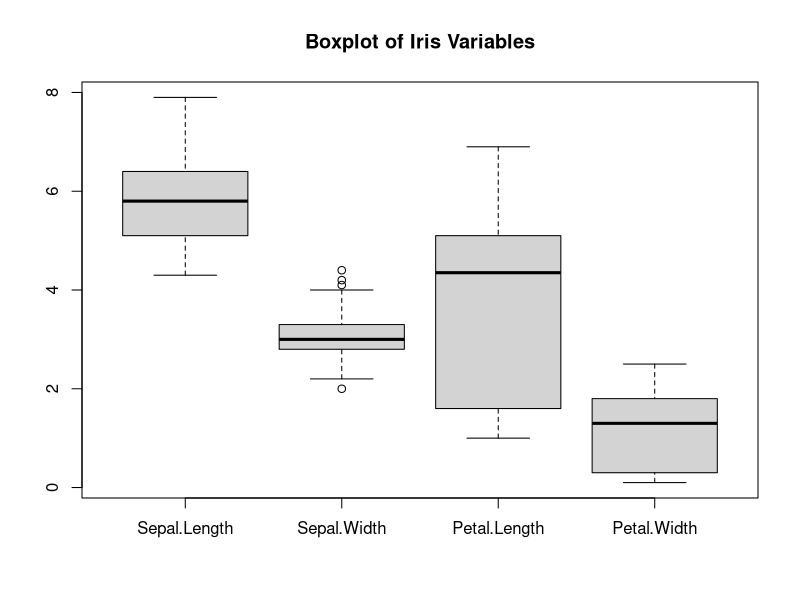
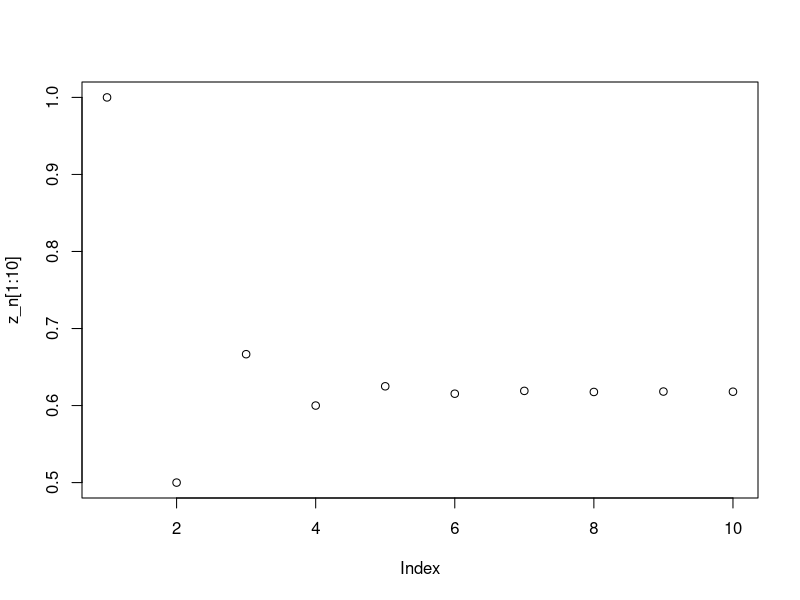

Write R code to recreate these figures, in order.
## ---- chunk 1
knitr::opts_chunk$set(echo = TRUE)
## ---- chunk 2
data(iris)
iris
help(iris)

colnames(iris)
rownames(iris)

iris [10,]
iris[,3]
iris$Petal.Length
subset_data = iris[10:20, 1:2]
subset_data
species_names = iris$Species
## ---- chunk 3
iris[10,]
## ---- chunk 4
#num of samples
num_rows = nrow(iris)
num_rows
#num of species
unique(iris$Species)
## ---- chunk 5
summary(iris)
sd_cols = apply(iris[,1:4], 2, sd)
sd_rows = apply(iris[,1:4], 1, sd)
boxplot(iris[, 1:4], main = "Boxplot of Iris Variables")
## ---- chunk 6
#standard deviation
stdev = sd(iris$Sepal.Length)
stdev

#5 num summary
sub_sum = summary(subset_data)
print(sub_sum)
sub_set = iris[10:20, "Sepal.Length"]
standard_deviation = sd(sub_set)
print(standard_deviation)
## ---- chunk 7
atomic_vec = c(1, 4, 3, 2, NA, 3.22, -44, 2, NA, 0, 22, 34)
## ---- chunk 8
#a
pos_nums = sum(atomic_vec > 0, na.rm = TRUE)
print(pos_nums)
#b
neg_nums = sum(atomic_vec < 0, na.rm = TRUE)
print(neg_nums)
#c
zero_nums = sum(atomic_vec == 0, na.rm = TRUE)
print(zero_nums)
#d
NA_nums = sum(is.na(atomic_vec))
print(NA_nums)
#e
e = sum(atomic_vec != 0 & !is.na(atomic_vec))
print(e)
#f
sums_pos = sum(atomic_vec[atomic_vec>0], na.rm = TRUE)
print(sums_pos)
#g
sums_neg = sum(atomic_vec[atomic_vec<0], na.rm = TRUE)
print(sums_neg)
## ---- chunk 9
#create vector
fib_vec = rep(0,1000)
fib_vec[1] = 1
fib_vec[2] = 1
for (i in 3:1000) {
  fib_vec[i] = fib_vec[i-1] + fib_vec[i-2]
} 
## ---- chunk 10
first = fib_vec[1:8]
print(first)
last = tail(fib_vec,8)
print(last)

## ---- chunk 11
z_n = fib_vec[-length(fib_vec)] / fib_vec[-1]
z_n999 = z_n[1:999]
head(z_n999,10)

## ---- chunk 12
plot(z_n[1:10])
abline(h = (1 + sqrt(5))/2)
## ---- chunk 13
#matrix 1
fib_matrix1 = matrix(fib_vec, nrow = 100, ncol = 10, byrow = TRUE)
#print(fib_matrix1)

#matrix 2
fib_matrix2 = t(fib_matrix1)
#print(fib_matrix2)
## ---- chunk 14
#array
fib_vector = numeric(100)
fib_vector[1] = 1
fib_vector[2] = 1
for (i in 3:100){
  fib_vector[i] = fib_vector[i-1] + fib_vector[i-2]
}

fib_matrices = array(fib_vector, dim = c(10,10,10))
fib_stacked = apply(fib_matrices, MARGIN = c(1,3), FUN = c)

## ---- chunk 15
mean_18th = mean(fib_matrix1[18, ])
print(mean_18th)
## ---- chunk 16
sd_8th = sd(fib_matrix2[, 8])
print(sd_8th)

## ---- chunk 17
ans = fib_matrices[5,2,8]
print(ans)
